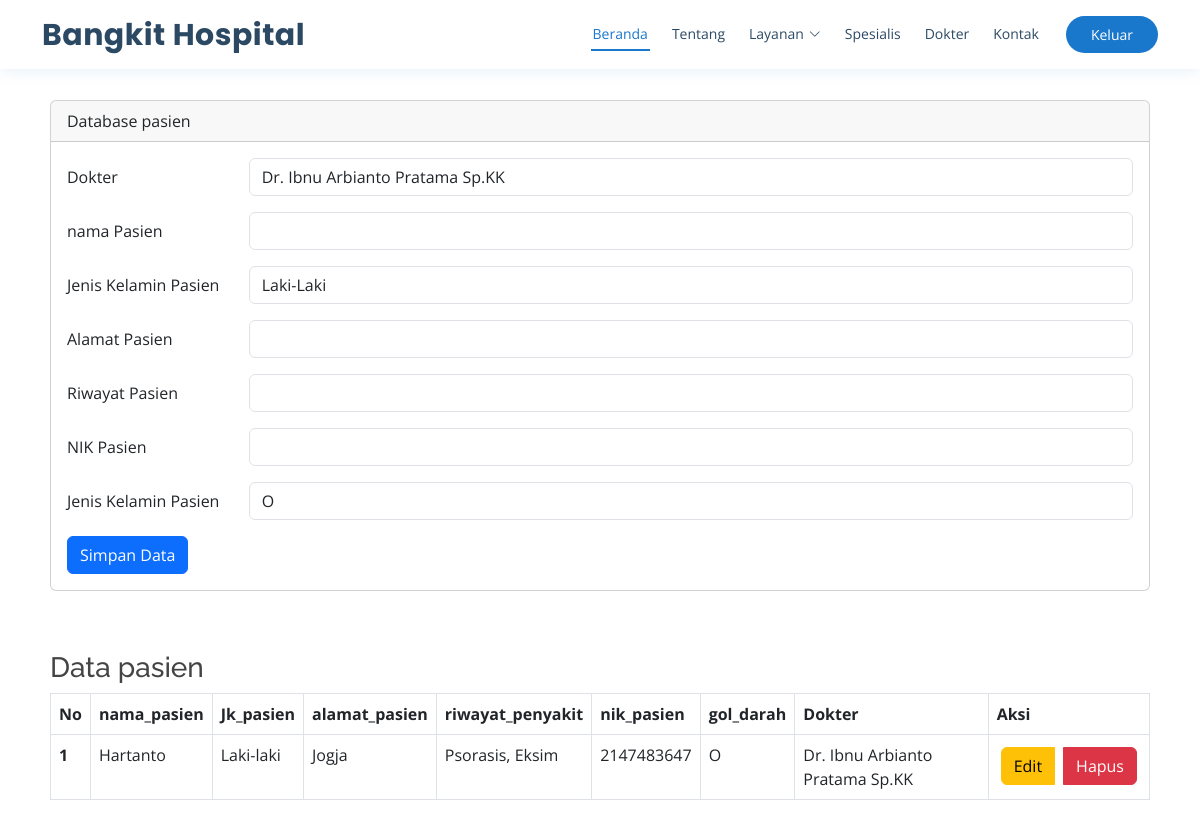
The app's page /index.php/pasien with its own data.
### tables this page shows
CREATE TABLE `pasien` (
  `id_pasien` int NOT NULL,
  `nama_pasien` varchar(50) NOT NULL,
  `alamat_pasien` varchar(100) NOT NULL,
  `riwayat_penyakit` varchar(70) NOT NULL,
  `nik_pasien` int NOT NULL,
  `gol_darah` varchar(3) NOT NULL,
  `id_dokter` int NOT NULL,
  `gambar` varchar(255) NOT NULL,
  `Jk_pasien` varchar(50) NOT NULL
);

CREATE TABLE `dokter` (
  `id_dokter` int NOT NULL,
  `nama_dokter` varchar(50) NOT NULL,
  `alamat_dokter` varchar(100) NOT NULL,
  `pengalaman_dokter` varchar(50) NOT NULL,
  `alumni_dokter` varchar(50) NOT NULL,
  `gambar` varchar(255) NOT NULL,
  `id_spesialis` int NOT NULL
);

### application/controllers/pasien.php (called while the page is built, shortened)
<?php
class pasien extends CI_Controller{
    function __construct(){
        $this->load->model('Madmin');
    }
    public function index(){
        $data['pasien']=$this->Madmin->get_all_data('pasien')->result();
        $data['dokter']=$this->Madmin->get_all_data('dokter')->result();
        $this->load->view('admin/pasien/inputpasien', $data);
        $this->load->view('admin/layout/tampil');
    }
}

### index.php (called while the page is built, shortened)
<?php
require_once BASEPATH.'core/CodeIgniter.php';

### application/models/Madmin.php (called while the page is built, shortened)
<?php
class Madmin extends CI_Model {
public function get_all_data($table)
{
    if ($table == 'pasien') {
        $this->db->select('pasien.*, dokter.nama_dokter');
        $this->db->from('pasien');
        $this->db->join('dokter', 'pasien.id_dokter = dokter.id_dokter', 'left');
        return $this->db->get();
    } else {
        return $this->db->get($table);
    }
}
}

### application/views/admin/pasien/inputpasien.php (the view, shortened to what this page needs)
<!DOCTYPE html>
<html lang="en">
  <link href="<?php echo base_url('assets/vendor/fontawesome-free/css/all.min.css');?>" rel="stylesheet">
  <link href="<?php echo base_url('assets/vendor/animate.css/animate.min.css');?>" rel="stylesheet">
  <link href="<?php echo base_url('assets/vendor/bootstrap/css/bootstrap.min.css');?>" rel="stylesheet">
  <link href="<?php echo base_url('assets/vendor/bootstrap-icons/bootstrap-icons.css');?>" rel="stylesheet">
  <link href="<?php echo base_url('assets/vendor/boxicons/css/boxicons.min.css');?>" rel="stylesheet">
  <link href="<?php echo base_url('assets/vendor/glightbox/css/glightbox.min.css');?>" rel="stylesheet">
  <link href="<?php echo base_url('assets/vendor/remixicon/remixicon.css');?>" rel="stylesheet">
  <link href="<?php echo base_url('assets/vendor/swiper/swiper-bundle.min.css');?>" rel="stylesheet">
<head>
    <link href="https://cdn.jsdelivr.net/npm/bootstrap@5.0.0-beta2/dist/css/bootstrap.min.css" rel="stylesheet">
</head>
<body>
    <div class="mx-auto">
    <div class="card">
            <div class="card-header">
                Database pasien
            </div>
            <div class="card-body">
            <form action="<?php echo site_url('pasien/save');?>" method="POST">
                    <div class="mb-3 row">
                            <label for="dokter" class="col-sm-2 col-form-label">Dokter</label>
                            <div class="col-sm-10">
                                <select class="form-control" name="id_dokter" id="dokter">
                                    <?php foreach($dokter as $dok): ?>
                                        <option value="<?php echo $dok->id_dokter; ?>"><?php echo $dok->nama_dokter; ?></option>
                                    <?php endforeach; ?>
                                </select>
                            </div>
                    </div>
                    <div class="mb-3 row">
                        <label for="nim" class="col-sm-2 col-form-label">nama Pasien</label>
                        <div class="col-sm-10">
                            <input type="text" class="form-control" id="nama_pasien" name="nama_pasien">
                        </div>
                    </div>
                    <div class="mb-3 row">
                        <label for="nim" class="col-sm-2 col-form-label">Jenis Kelamin Pasien</label>
                        <div class="col-sm-10">
                        <select class="form-control" id="jk_pasien" name="jk_pasien">
                            <option>Laki-Laki</option>
                        </select>
                        </div>
                    </div>
                    <div class="mb-3 row">
                        <label for="alamat_pasien" class="col-sm-2 col-form-label">Alamat Pasien</label>
                        <div class="col-sm-10">
                            <input type="text" class="form-control" id="alamat_pasien" name="alamat_pasien" >
                        </div>
                    </div>
                    <div class="mb-3 row">
                        <label for="riwayat_penyakit" class="col-sm-2 col-form-label">Riwayat Pasien</label>
                        <div class="col-sm-10">
                            <input type="text" class="form-control" id="riwayat_penyakit" name="riwayat_penyakit" >
                        </div>
                    </div>
                    <div class="mb-3 row">
                        <label for="nik_pasien" class="col-sm-2 col-form-label">NIK Pasien</label>
                        <div class="col-sm-10">
                            <input type="text" class="form-control" id="nik_pasien" name="nik_pasien" >
                        </div>
                    </div>
                    <div class="mb-3 row">
                    <label for="nim" class="col-sm-2 col-form-label">Jenis Kelamin Pasien</label>
                        <div class="col-sm-10">
                        <select class="form-control" id="gol_darah" name="gol_darah">
                            <option>O</option>
                        </select>
                        </div>
                    </div>
                    <div class="col-12">
                        <input type="submit" name="simpan" value="Simpan Data" class="btn btn-primary" />
                    </div>
                </form>
            </div>
        </div>
        <div class="content-wrapper">
    <section class="content">
        <h3>Data pasien</h3>
        <div class="table-responsive">
        <table class="table table-bordered">
                <thead>
                    <tr>
                        <th scope="col">No</th>
                        <th scope="col">nama_pasien</th>
                        <th scope="col">Jk_pasien</th>
                        <th scope="col">alamat_pasien</th>
                        <th scope="col">riwayat_penyakit</th>
                        <th scope="col">nik_pasien</th>
                        <th scope="col">gol_darah</th>
                        <th scope="col">Dokter</th>
                        <th scope="col">Aksi</th>
                    </tr>
                </thead>
                <tbody>
                <?php
$no = 1;
foreach ($pasien as $val) { ?>
    <tr>
        <th scope="row"><?php echo $no?></th>
        <td><?php echo $val->nama_pasien; ?></td>
        <td><?php echo $val->Jk_pasien; ?></td>
        <td><?php echo $val->alamat_pasien; ?></td>
        <td><?php echo $val->riwayat_penyakit; ?></td>
        <td><?php echo $val->nik_pasien; ?></td>
        <td><?php echo $val->gol_darah; ?></td>
        <td><?php echo $val->nama_dokter; ?></td>
        <td>
            <div class="btn-group" role="group" aria-label="Basic Example">
                <a href="<?php echo site_url('pasien/edit/'.$val->id_pasien);?>" class="btn btn-warning m-1">Edit</a>
                <a href="<?php echo site_url('pasien/delete/'.$val->id_pasien);?>" onclick="return confirm('Yakin Akan Hapus Data Ini?')" class="btn btn-danger m-1">Hapus</a>
            </div>
        </td>
    </tr>
<?php $no++;
} ?>
</tbody>
            </table>
        </div>
          </div>
        </div>
</body>
</html>

### assets/css/style.css (style rules this page uses)
body { font-family: "Open Sans", sans-serif; color: #444444; }
a { color: #1977cc; text-decoration: none; }
h1, h2, h3, h4, h5, h6 { font-family: "Raleway", sans-serif; }
section { padding: 60px 0; overflow: hidden; }

### application/views/admin/pasien/inputpasien.php (style rules this page uses)
.mx-auto { width: 1100px; }
.card { margin-top: 100px; }

### records on screen
pasien: nama_pasien "Hartanto", Jk_pasien "Laki-laki", alamat_pasien "Jogja", riwayat_penyakit "Psorasis, Eksim", nik_pasien "2147483647", gol_darah "O", id_dokter.nama_dokter "Dr. Ibnu Arbianto Pratama Sp.KK"

### other values on screen
form field id_dokter "Dr. Ibnu Arbianto Pratama Sp.KK"
